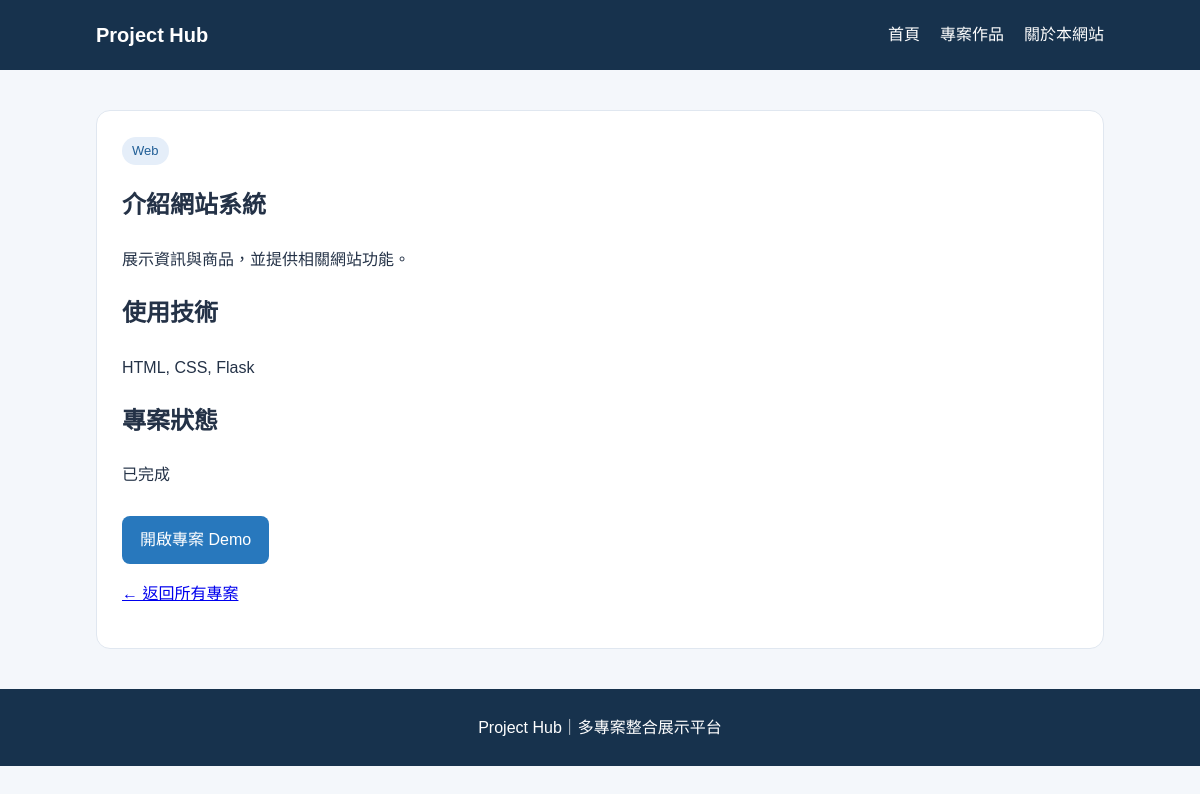
The app's page /project/1 with its own data.
### tables this page shows
CREATE TABLE projects (
    id INTEGER PRIMARY KEY AUTOINCREMENT,
    title TEXT NOT NULL,
    category TEXT NOT NULL,
    description TEXT NOT NULL,
    tech_stack TEXT,
    demo_url TEXT,
    github_url TEXT,
    image_url TEXT,
    status TEXT DEFAULT '開發中',
    featured INTEGER DEFAULT 0
);

### app.py (the view)
@app.route("/project/<int:project_id>")
def project_detail(project_id):
    conn = get_db_connection()
    project = conn.execute(
        "SELECT * FROM projects WHERE id = ?",
        (project_id,)
    ).fetchone()
    conn.close()
    if project is None:
        return "找不到這個專案", 404
    return render_template(
        "project_detail.html",
        project=project
    )

### app.py (called while the page is built)
def get_db_connection():
    conn = sqlite3.connect("database.db")
    conn.row_factory = sqlite3.Row
    return conn

### templates/project_detail.html (shortened to what this page needs)
{% extends "base.html" %}
{% block content %}
<section class="detail-card">
    <span class="category">
        {{ project["category"] }}
    </span>
    <h1>{{ project["title"] }}</h1>
    <p>{{ project["description"] }}</p>
    <h2>使用技術</h2>
    <p>{{ project["tech_stack"] or "尚未提供" }}</p>
    <h2>專案狀態</h2>
    <p>{{ project["status"] }}</p>
    {% if project["demo_url"] %}
    <a class="button"
       href="{{ project['demo_url'] }}"
       target="_blank"
       rel="noopener noreferrer">
        開啟專案 Demo
    </a>
    {% else %}
    <p>Demo 網址尚未提供。</p>
    {% endif %}
    <p>
        <a href="{{ url_for('project_list') }}">
            ← 返回所有專案
        </a>
    </p>
</section>
{% endblock %}

### static/css/style.css (style rules this page uses)
* { box-sizing: border-box; }
body { margin: 0; font-family: Arial, "Microsoft JhengHei", sans-serif; color: #243247; background: #f4f7fb; line-height: 1.7; }
.project-card, .detail-card { background: white; padding: 25px; border: 1px solid #e0e7f0; border-radius: 14px; }
.category { display: inline-block; padding: 3px 10px; border-radius: 20px; background: #e5eef9; color: #205e96; font-size: 13px; }
.button { display: inline-block; margin-top: 12px; padding: 10px 18px; background: #2878bd; color: white; text-decoration: none; border-radius: 8px; }

### records on screen
projects: category "Web", title "介紹網站系統", description "展示資訊與商品，並提供相關網站功能。", tech_stack "HTML, CSS, Flask", status "已完成"
